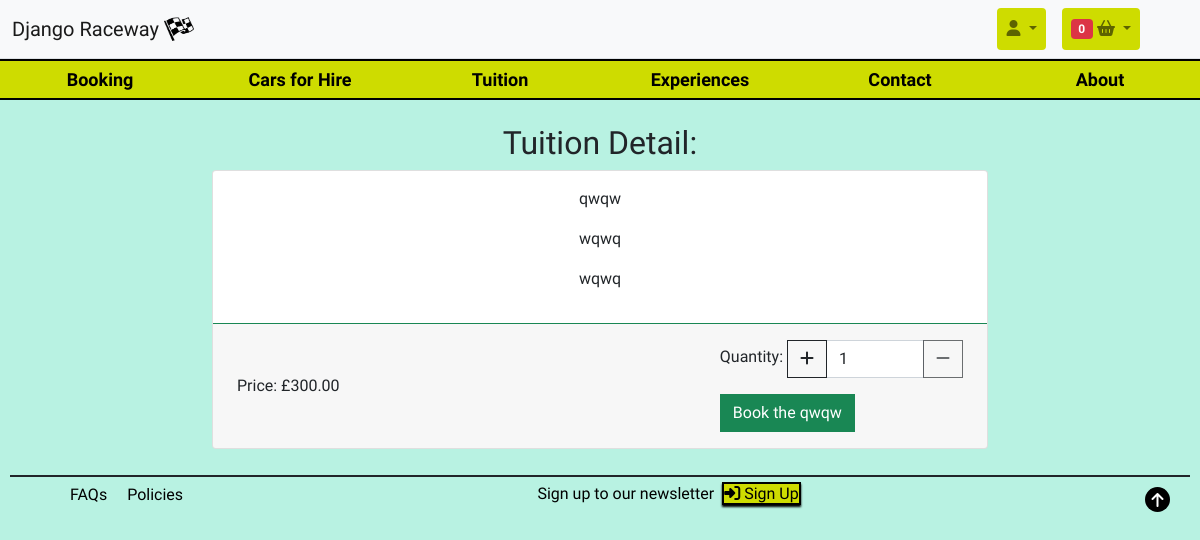
Before: /trackdays/tuition/1/ with the older database file.
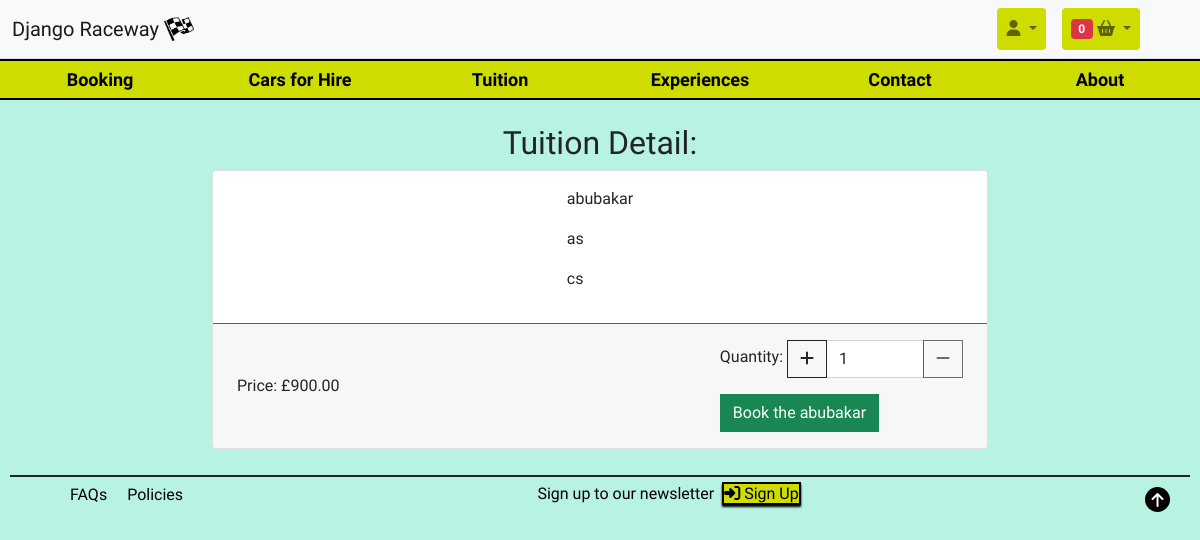
After: the same page with the newer database file.
### trackdays/models.py (models this page shows, shortened)
class Tuition(models.Model):
    title = models.CharField(max_length=50,unique=True,null=False)
    level = models.IntegerField(choices=LEVELS, default=None)
    description = models.TextField(max_length=1500)
    itinerary = models.TextField(max_length=1500)
    image_url = models.URLField(max_length=1024, null=True, blank=True)
    small_image = models.ImageField(null=True, blank=True)
    large_image = models.ImageField(null=True, blank=True)
    price = models.DecimalField(max_digits=7, decimal_places=2)
    class Meta:
        verbose_name_plural = "Tuition"

### trackdays/views.py (the view)
# urls.py: path('tuition/<tuition_id>/', views.tuition_detail, name='tuition_detail'),
def tuition_detail(request, tuition_id):
    tuition = get_object_or_404(Tuition, pk=tuition_id)
    context = {
        "tuition": tuition
    }
    return render(request, 'trackdays/tuition-detail.html', context)

### checkout/contexts.py (called while the page is built)
def calc_vat(request, total):
    vat_rate = Decimal('0.20')
    vat_amount = total * vat_rate
    grand_total = total + vat_amount
    return grand_total

### trackdays/templates/trackdays/tuition-detail.html (shortened to what this page needs)
{% extends "base.html" %}
{% load static %}
{% block content %}
{% include 'includes/main-nav.html' %}
<h2 class="text-center mt-4">Tuition Detail:</h2>
<div class="container-fluid">
    <div class="row">
        <div class="col-12 col-lg-8 offset-lg-2">
            <div class="card mb-3">
                <div class="card-body mx-auto">
                    <p>{{ tuition.title}}</p>
                    <p>{{ tuition.description | safe }}</p>
                    <p>{{ tuition.itinerary | safe}}</p>
                </div>
                <div class="card-footer border-success d-flex bd-highlight">
                    <div class="p-2 flex-grow-1 bd-highlight d-flex align-items-center">Price: £{{ tuition.price }}
                    </div>
                    <form method="POST" action="{% url 'add_tuition_to_basket' tuition.id %}">
                        <div class="p-2 bd-highlight d-flex align-items-center">
                            <p class="form-label mt-1 pe-1"><span>Quantity:</span></p>
                            <div class="input-group">
                                <button class="increment-qty btn btn-outline-dark rounded-0"
                                    data-item_id="{{ tuition.id }}" id="increment-qty_{{ tuition.id }}">
                                    <span>
                                        <i class="fas fa-plus quantity-icon"></i>
                                    </span>
                                </button>
                                <input class="form-control qty_input" type="number" name="quantity" value="1" min="1" max="10"
                                    data-item_id="{{ tuition.id }}" id="id_qty_{{ tuition.id }}">
                                <button class="decrement-qty btn btn-outline-dark rounded-0"
                                    data-item_id="{{ tuition.id }}" id="decrement-qty_{{ tuition.id }}">
                                    <span>
                                        <i class="fas fa-minus quantity-icon"></i>
                                    </span>
                                </button>
                            </div>
                        </div>
                        <div class="p-2 bd-highlight d-flex align-items-center">
                            <input type="submit" class="btn btn-success rounded-0" value="Book the {{ tuition.title }}">
                        </div>
                    </form>
                </div>
            </div>
        </div>
    </div>
</div>
{% endblock %}

Changed rows visible on the page:
changed Tuition id 1: title "qwqw" → "abubakar"; description "wqwq" → "as"; itinerary "wqwq" → "cs"; price "300.00" → "900.00"; title "Book the qwqw" → "Book the abubakar"
